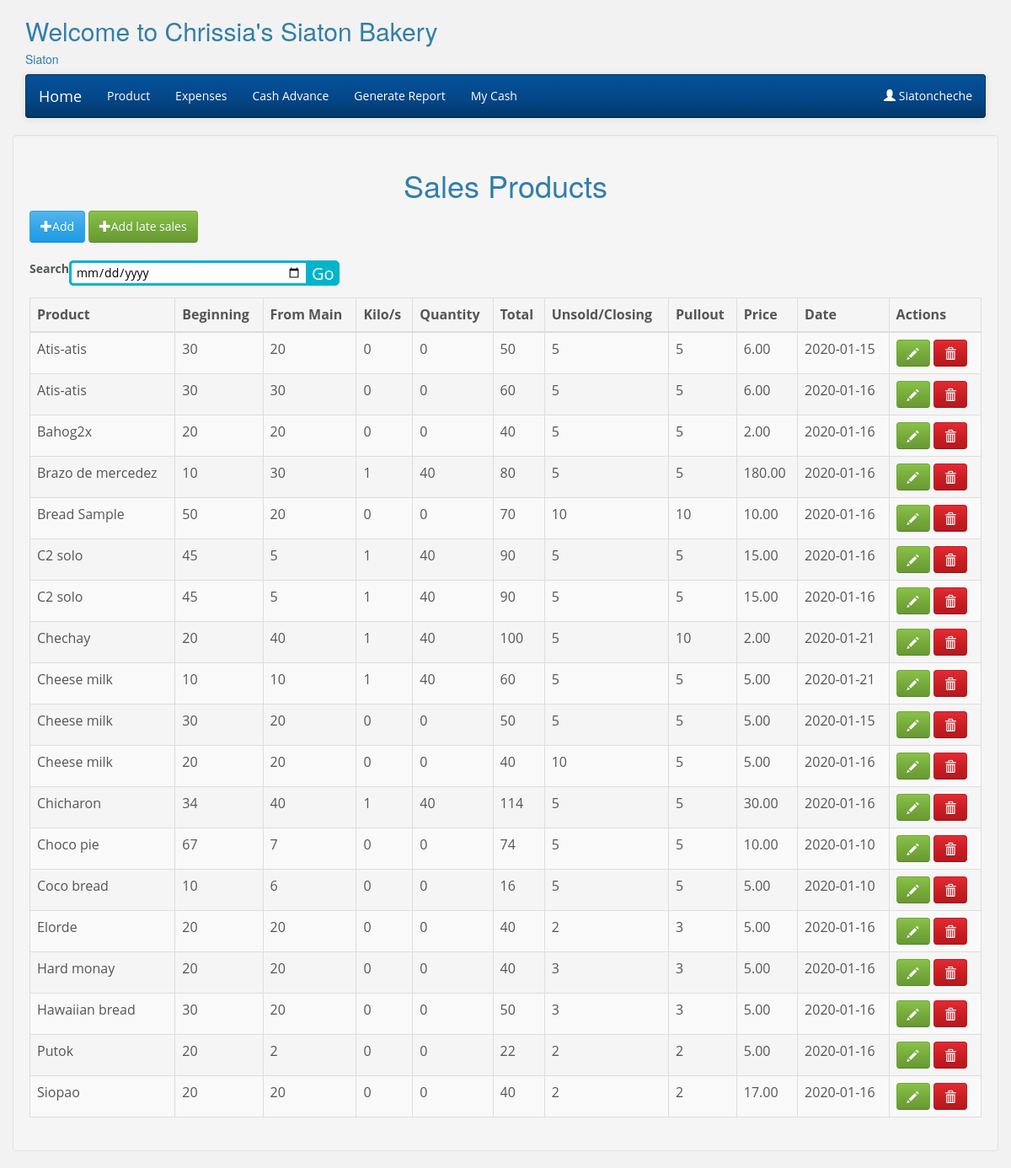
Screenshot of /baker-product.php (signed in) with the database file from the repository.
### tables this page shows
CREATE TABLE `branch` (
  `id` int(10) NOT NULL,
  `branch_name` text NOT NULL,
  `address` text NOT NULL,
  `created_at` timestamp NOT NULL DEFAULT CURRENT_TIMESTAMP
);

CREATE TABLE `products` (
  `id` int(10) NOT NULL,
  `branch_id` int(10) NOT NULL,
  `product_name` text NOT NULL,
  `beginning` int(100) NOT NULL,
  `from_branch` int(11) NOT NULL,
  `num_of_kilos` int(100) NOT NULL,
  `quantity` int(100) NOT NULL,
  `total` int(11) NOT NULL,
  `unsold_goods` int(100) NOT NULL,
  `price` decimal(10,2) NOT NULL,
  `pullout` int(100) NOT NULL,
  `sales` decimal(10,2) NOT NULL,
  `date` date NOT NULL
);

### bakerFunctions.php (called while the page is built, shortened)
<?php
    class bakersFunctions{
        private $conn;
        function __construct()
        {
            require_once 'includes/DbConfig.php';
                $database = new DbConfig();
                $this->conn = $database->dbConnect();
        }
        public function getAllProducts($branch_id,$start,$limit){
            $sql = "SELECT * FROM products WHERE branch_id = $branch_id  ORDER BY product_name LIMIT  $start, $limit ";
            $stmt = $this->conn->prepare($sql);
            $stmt->execute(array($start,$limit));
            $result = $stmt->fetchAll();
            return $result;
        }
        public function getTotalProducts(){
            $sql = "SELECT count(id) AS id FROM products";
            $stmt = $this->conn->prepare($sql);
            $stmt->execute(array());
            $result = $stmt->fetchAll();
            $total = $result[0]['id'];
            return $total;
            return $result;
        }
        public function getBranchName($branch_id){
            $sql = "SELECT * FROM branch WHERE id = ?";
            $stmt = $this->conn->prepare($sql);
            $stmt->execute(array($branch_id));
            $result = $stmt->fetch();
            return $result;
        }
    }
?>

### includes/DbConfig.php (called while the page is built, shortened)
<?php
    class DbConfig{
        function dbConnect(){
            $this->conn = new PDO("mysql:host=localhost;dbname=bakery","root","");
            return $this->conn;
        }
    }
?>

### baker-product.php (the view, shortened to what this page needs)
<?php
require_once 'bakerFunctions.php';
require_once 'baker-header.php';
$branch_id = $_SESSION["branch_id"];
$keyword = '';
	$limit = isset($_POST["limit-records"]) ? $_POST["limit-records"] : 5000;
    $page = isset($_GET['page']) ? $_GET['page'] : 1;
    $start = ($page - 1) * $limit;
	if($keyword == '')
	$result = $database->getAllProducts($branch_id,$start,$limit);
	else
	$result = $database->searchNow($keyword,$branch_id);
	$total = $database->getTotalProducts();
?>
<!DOCTYPE html>
<html>
<head>
</head>
<body>
	<div class="container well">
		<h1 class="text-center">Sales Products</h1>
		<a class="btn btn-primary" href="baker-add_product.php"><span class="glyphicon glyphicon-plus"></span>Add</a>
        <a class="btn btn-success" href="baker-add-late-sales.php"><span class="glyphicon glyphicon-plus"></span>Add late sales</a>
		    <div class="row">
                <div class="panel-heading">
                </div>
			<div class="col-md-10">
			<form method="get">
				<div class="wrap">
						<div class="search">
						<label>Search </label>
							<input type="date" name="keyword" class="searchTerm"">
							<button name="submit" class="searchButton">
								Go
							</button>
						</div>
				</div>
			</form>
				</div>
		</div>
			<table id="" class="table table-striped table-bordered">
	        	<thead>
	                <tr>
                    <th>Product</th>
                    <th>Beginning</th>
                    <th>From Main</th>
                    <th>Kilo/s</th>
                    <th>Quantity</th>
                    <th>Total</th>
                    <th>Unsold/Closing</th>
					<th>Pullout</th>
					<th>Price</th>
                    <th>Date</th>
                    <th>Actions</th>
	              	</tr>
	          	</thead>
                  <tbody>
	        		<?php foreach($result as $product) :  ?>
		        		<tr>
                            <td><?php echo htmlentities($product["product_name"]); ?></td>
                            <td><?php echo htmlentities($product["beginning"]); ?></td>
                            <td><?php echo htmlentities($product["from_branch"]); ?></td>
                            <td><?php echo htmlentities($product["num_of_kilos"]); ?></td>
                            <td><?php echo htmlentities($product["quantity"]); ?></td>
                            <td><?php echo htmlentities($product["total"]); ?></td>
                            <td><?php echo htmlentities($product["unsold_goods"]); ?></td>
							<td><?php echo htmlentities($product["pullout"]); ?></td>
							<td><?php echo htmlentities($product["price"]); ?></td>
                            <td><?php echo htmlentities($product["date"]); ?></td>
                            <td>
                                 <a class="btn btn-success" href="edit_products.php?id=<?php echo htmlentities($product["id"]); ?>"><span class="glyphicon glyphicon-pencil"> </span></a>
                                <a class="btn btn-danger" href="delete_products.php?id=<?php echo htmlentities($product["id"]); ?>" onclick="return confirm('Are you sure?');"><span class="glyphicon glyphicon-trash"> </span></a>
                            </td>
		        		</tr>
	        		<?php endforeach; ?>
	        	</tbody>
      		</table>
</body>
</html>

### baker-header.php (shortened to what this page needs)
<html>
    <head>
		<link rel="stylesheet" href="admin/css/bootstrap.min.css" />
		<link rel="stylesheet" href="admin/css/dataTables.bootstrap.min.css" />
		<link rel="stylesheet" href="admin/assests/jquery-ui/jquery-ui.min.css">
    </head>
    <body>
        <div class="container">
		<?php
				require_once 'bakerFunctions.php';
				$database = new bakersFunctions();
				$bid = $_SESSION["branch_id"];
				$get = $database->getBranchName($bid);
				$name = $get["branch_name"];
				$address = $get["address"]
			?>
            <h2>
				Welcome to <?php echo $name ?> Bakery
			</h2>
			<h5>
				<?php echo $address ?>
			</h5>
        <nav class="navbar navbar-inverse">
				<div class="container-fluid">
					<div class="navbar-header">
						<a href="baker-product.php" class="navbar-brand">Home</a>
					</div>
					<ul class="nav navbar-nav">
						<li><a href="baker-product.php">Product</a></li>
						<li><a href="baker-expenses.php">Expenses</a></li>
						<li><a href="baker-cash-advance.php">Cash Advance</a></li>
						<li><a href="baker-generate_report.php">Generate Report</a></li>
						<li><a href="baker-my-cash.php">My Cash</a></li>
					</ul>
					<ul class="nav navbar-nav navbar-right">
						<li class="dropdown">
							<a href="#" class="dropdown" data-toggle="dropdown"><span class="glyphicon glyphicon-user"></span> <?php echo $_SESSION["username"]; ?></a>
						</li>
					</ul>
				</div>
			</nav>
        </div>
    </body>
</html>

### baker-product.php (style rules this page uses)
body { background: #f2f2f2; font-family: 'Open Sans', sans-serif; }
.search { width: 100%; position: relative; display: flex; }
.searchTerm { width: 30%; border: 3px solid #00B4CC; border-right: none; padding: 5px; height: 30px; border-radius: 5px 0 0 5px; outline: none; color: #000; }
.searchButton { width: 40px; height: 30px; border: 1px solid #00B4CC; background: #00B4CC; text-align: center; color: #fff; border-radius: 0 5px 5px 0; cursor: pointer; font-size: 20px; }

### rows the page displays
branch: branch_name "Chrissia's Siaton", address "Siaton"
products: product_name "Atis-atis", beginning "30", from_branch "20", num_of_kilos "0", quantity "0", total "50", unsold_goods "5", pullout "5", price "6.00", date "2020-01-15"
products: product_name "Atis-atis", beginning "30", from_branch "30", num_of_kilos "0", quantity "0", total "60", unsold_goods "5", pullout "5", price "6.00", date "2020-01-16"
products: product_name "Bahog2x", beginning "20", from_branch "20", num_of_kilos "0", quantity "0", total "40", unsold_goods "5", pullout "5", price "2.00", date "2020-01-16"
products: product_name "Brazo de mercedez", beginning "10", from_branch "30", num_of_kilos "1", quantity "40", total "80", unsold_goods "5", pullout "5", price "180.00", date "2020-01-16"
products: product_name "Bread Sample", beginning "50", from_branch "20", num_of_kilos "0", quantity "0", total "70", unsold_goods "10", pullout "10", price "10.00", date "2020-01-16"
products: product_name "C2 solo", beginning "45", from_branch "5", num_of_kilos "1", quantity "40", total "90", unsold_goods "5", pullout "5", price "15.00", date "2020-01-16"
products: product_name "C2 solo", beginning "45", from_branch "5", num_of_kilos "1", quantity "40", total "90", unsold_goods "5", pullout "5", price "15.00", date "2020-01-16"
products: product_name "Chechay", beginning "20", from_branch "40", num_of_kilos "1", quantity "40", total "100", unsold_goods "5", pullout "10", price "2.00", date "2020-01-21"
products: product_name "Cheese milk", beginning "10", from_branch "10", num_of_kilos "1", quantity "40", total "60", unsold_goods "5", pullout "5", price "5.00", date "2020-01-21"
products: product_name "Cheese milk", beginning "30", from_branch "20", num_of_kilos "0", quantity "0", total "50", unsold_goods "5", pullout "5", price "5.00", date "2020-01-15"
products: product_name "Cheese milk", beginning "20", from_branch "20", num_of_kilos "0", quantity "0", total "40", unsold_goods "10", pullout "5", price "5.00", date "2020-01-16"
products: product_name "Chicharon", beginning "34", from_branch "40", num_of_kilos "1", quantity "40", total "114", unsold_goods "5", pullout "5", price "30.00", date "2020-01-16"
products: product_name "Choco pie", beginning "67", from_branch "7", num_of_kilos "0", quantity "0", total "74", unsold_goods "5", pullout "5", price "10.00", date "2020-01-10"
products: product_name "Coco bread", beginning "10", from_branch "6", num_of_kilos "0", quantity "0", total "16", unsold_goods "5", pullout "5", price "5.00", date "2020-01-10"
products: product_name "Elorde", beginning "20", from_branch "20", num_of_kilos "0", quantity "0", total "40", unsold_goods "2", pullout "3", price "5.00", date "2020-01-16"
products: product_name "Hard monay", beginning "20", from_branch "20", num_of_kilos "0", quantity "0", total "40", unsold_goods "3", pullout "3", price "5.00", date "2020-01-16"
products: product_name "Hawaiian bread", beginning "30", from_branch "20", num_of_kilos "0", quantity "0", total "50", unsold_goods "3", pullout "3", price "5.00", date "2020-01-16"
products: product_name "Putok", beginning "20", from_branch "2", num_of_kilos "0", quantity "0", total "22", unsold_goods "2", pullout "2", price "5.00", date "2020-01-16"
products: product_name "Siopao", beginning "20", from_branch "20", num_of_kilos "0", quantity "0", total "40", unsold_goods "2", pullout "2", price "17.00", date "2020-01-16"

### other values shown
$_SESSION["username"] "Siatoncheche"
